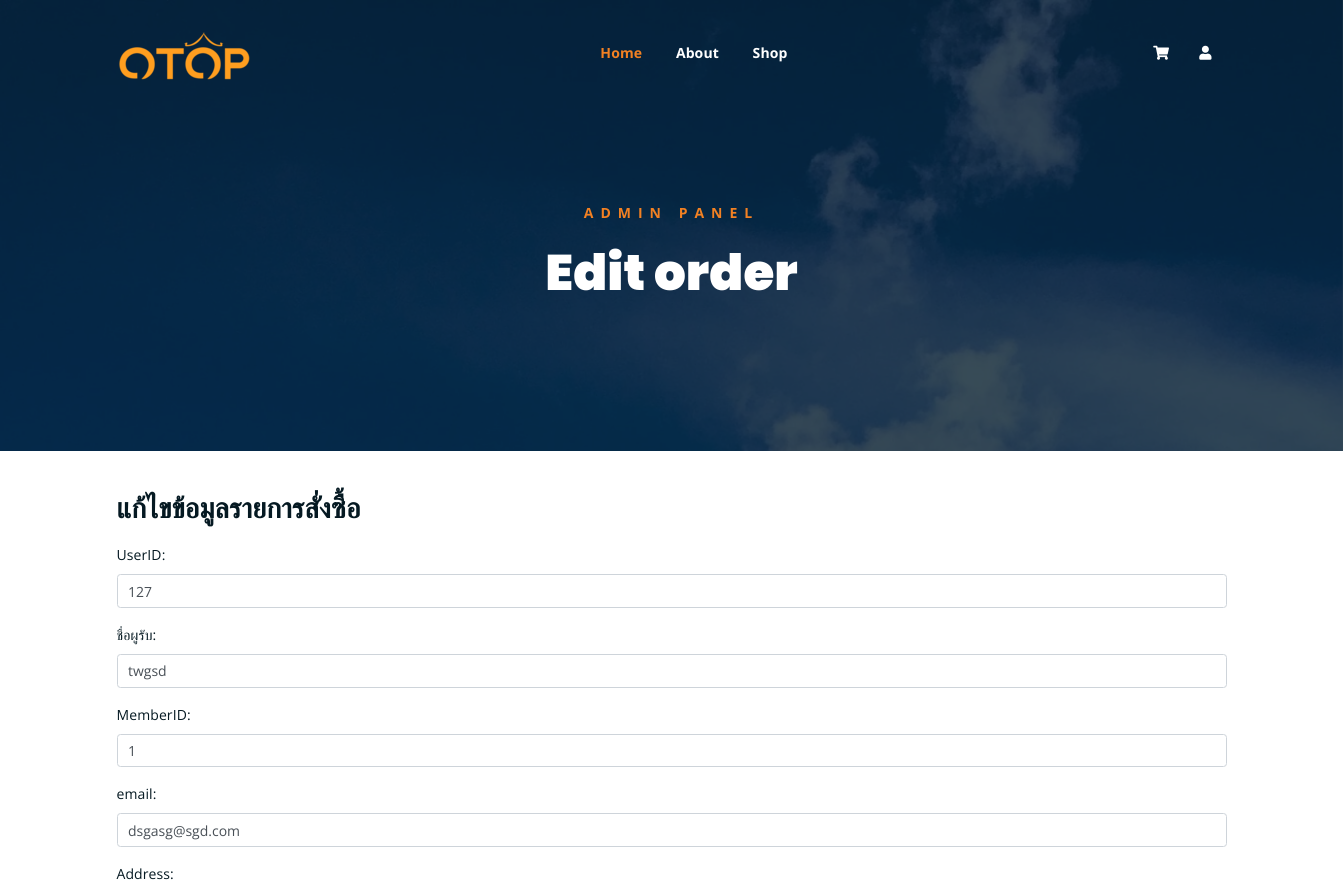
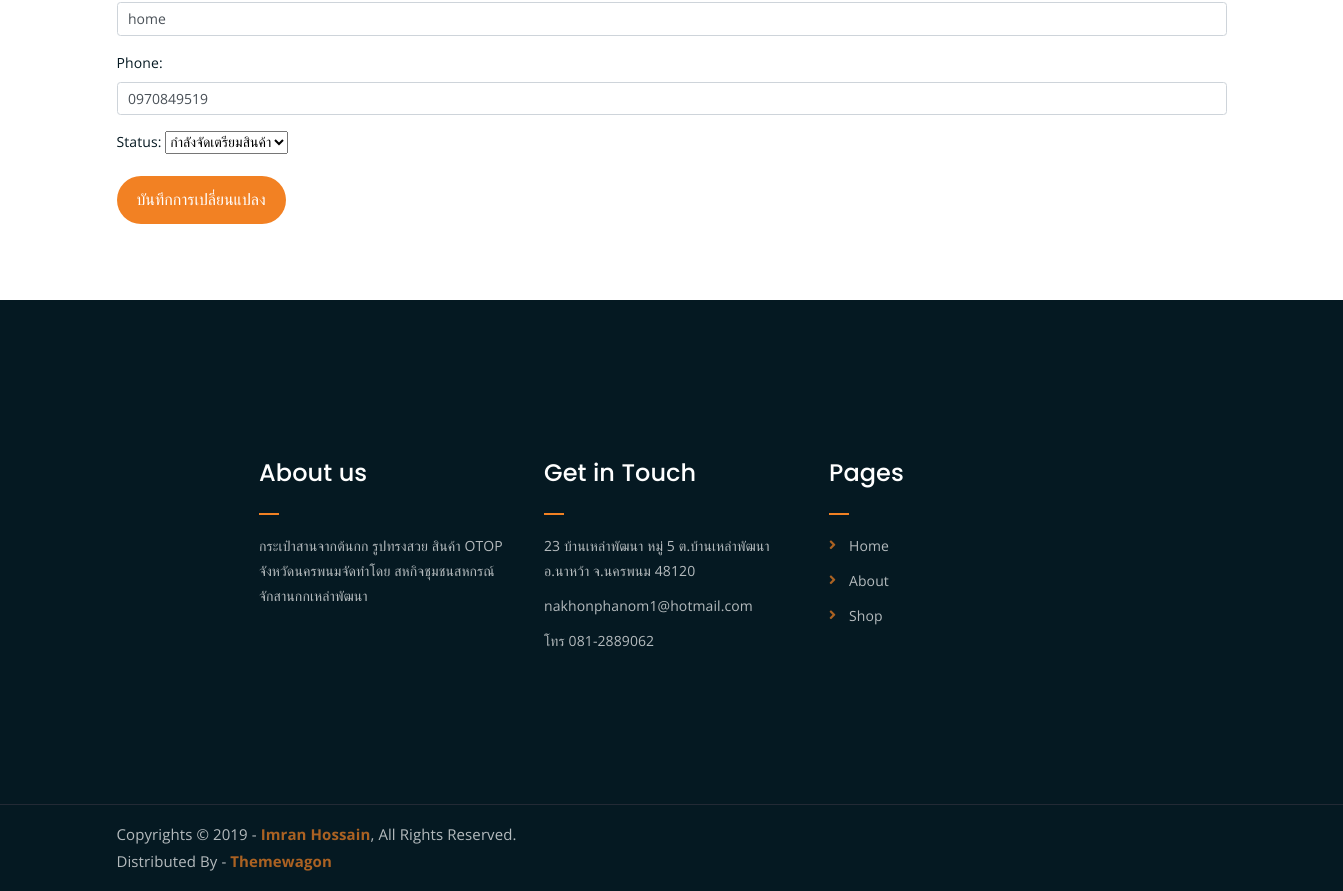
/pages/editOrder.php?id=127, run on the app's committed database (2 pictures, top to bottom).
### tables this page shows
CREATE TABLE `orders` (
  `order_id` int(11) NOT NULL,
  `date` datetime NOT NULL DEFAULT current_timestamp(),
  `member_id` int(11) NOT NULL,
  `name` text NOT NULL,
  `email` text NOT NULL,
  `address` text NOT NULL,
  `total_ship` int(11) NOT NULL,
  `phone` varchar(10) DEFAULT NULL,
  `status` varchar(20) NOT NULL DEFAULT 'กำลังจัดเตรียมสินค้า'
);

### pages/connectDB.php (called while the page is built, shortened)
<?php
class DB_conn
{
    public $conn;
    function __construct()
    {
        $this->conn = mysqli_connect(DB_SERVER, DB_USERNAME, DB_PASSWORD, DB_NAME);
    }
    public function chosen_order($id)
    {
        $str = mysqli_query($this->conn, "SELECT * from orders where order_id = $id");
        return $str;
    }
}
?>

### pages/editOrder.php (the view, shortened to what this page needs)
<?php
include_once("connectDB.php");
$conn = new DB_conn;
?>
<!DOCTYPE html>
<html lang="en">
<html>
<head>
	<link rel="stylesheet" href="../assets/css/all.min.css">
	<link rel="stylesheet" href="../assets/bootstrap/css/bootstrap.min.css">
	<link rel="stylesheet" href="../assets/css/owl.carousel.css">
	<link rel="stylesheet" href="../assets/css/magnific-popup.css">
	<link rel="stylesheet" href="../assets/css/animate.css">
	<link rel="stylesheet" href="../assets/css/meanmenu.min.css">
	<link rel="stylesheet" href="../assets/css/main.css">
	<link rel="stylesheet" href="../assets/css/responsive.css">
</head>
<body>
	<?php
	include_once("header.php");
	?>
	<div class="breadcrumb-section breadcrumb-bg">
		<div class="container">
			<div class="row">
				<div class="col-lg-8 offset-lg-2 text-center">
					<div class="breadcrumb-text">
						<p>Admin panel</p>
						<h1>Edit order</h1>
					</div>
				</div>
			</div>
		</div>
	</div>
	<?php
	$sql = $conn->chosen_order($_GET['id']);
	while ($data = mysqli_fetch_array($sql)) {
		$order_id = $data['order_id'];
		$member_id = $data['member_id'];
		$phone = $data['phone'];
		$name = $data['name'];
		$email = $data['email'];
		$address = $data['address'];
		$status = $data['status'];
	}
	?>
	<div class="container">
		<h3 class="mt-5">แก้ไขข้อมูลรายการสั่งซื้อ</h3>
		<form method="POST">
			<div class="mb-3">
				<label for="username" class="form-label">UserID:</label>
				<input type="text" class="form-control" id="order_id" name="order_id" value=<?php echo $order_id ?>>
			</div>
			<div class="mb-3">
				<label for="password" class="form-label">ชื่อผูรับ:</label>
				<input type="text" class="form-control" id="name" name="name" value=<?php echo $name ?>>
			</div>
			<div class="mb-3">
				<label for="name" class="form-label">MemberID: </label>
				<input type="name" class="form-control" id="memberid" name="memberid" value="<?php echo $member_id ?>">
			</div>
			<div class="mb-3">
				<label for="email" class="form-label">email:</label>
				<input type="text" class="form-control" id="email" name="email" value=<?php echo $email; ?>>
			</div>
			<div class="mb-3">
				<label for="email" class="form-label">Address:</label>
				<input type="text" class="form-control" id="adress" name="address" value=<?php echo $address; ?>>
			</div>
			<div class="mb-3">
				<label for="email" class="form-label">Phone:</label>
				<input type="text" class="form-control" id="phone" name="phone" value=<?php echo $phone; ?>>
			</div>
			<div class="mb-3">
				<label for="address" class="form-label">Status:</label>
				<select name="status" id="staus">
					<option value="<?php echo $status ?>">
						<?php echo $status ?>
					</option>
				</select>
			</div>
			<button type="submit" class="cart-btn" id="edit" name="edit">บันทึกการเปลี่ยนแปลง </button>
		</form>
	</div>
	<br><br><br>
	<?php
	include_once("footer.php")
	?>
</body>
</html>

### assets/css/main.css (style rules this page uses)
html { font-size: 14px; font-weight: 400; line-height: 28px; height: 100%; }
body { font-family: "Open Sans", sans-serif; font-weight: 400; font-size: 1rem; letter-spacing: 0.1px; line-height: 1.8; color: #051922; overflow-x: hidden; }
h1, .h1, h2, .h2, h3, .h3, h4, .h4, h5, .h5, h6, .h6 { font-family: "Poppins", sans-serif; font-weight: 700; margin: 0 0 1.25rem 0; color: #051922; }
h1:last-child, .h1:last-child, h2:last-child, .h2:last-child, h3:last-child, .h3:last-child, h4:last-child, .h4:last-child, h5:last-child, .h5:last-child, h6:last-child, .h6:last-child { margin: 0; }
h1, .h1 { font-size: 4rem; font-weight: 700; line-height: 4rem; }
h3, .h3 { font-size: 2rem; font-weight: 700; line-height: 2.25rem; }
p { font-family: "Open Sans", sans-serif; font-weight: 400; font-size: 1rem; letter-spacing: 0.1px; line-height: 1.8; color: #051922; margin: 0 0 1.25rem 0; }
.breadcrumb-bg { background-image: url(../img/breadcrumb-bg.webp); }
.breadcrumb-text p { color: #F28123; font-weight: 700; text-transform: uppercase; letter-spacing: 7px; }
.breadcrumb-text h1 { font-size: 50px; font-weight: 900; color: #fff; margin: 0; margin-top: 20px; }
.breadcrumb-section { padding: 150px 0; background-size: cover; background-position: center center; position: relative; z-index: 1; background-attachment: fixed; padding-top: 200px; }
.breadcrumb-section:after { position: absolute; left: 0; top: 0; width: 100%; height: 100%; content: ""; background-color: #07212e; z-index: -1; opacity: 0.8; }
html, body { height: 100%; }
button.cart-btn { -webkit-transition: 0.3s; -o-transition: 0.3s; transition: 0.3s; }
button.cart-btn { font-family: "Poppins", sans-serif; background-color: #F28123; color: #fff; padding: 10px 20px; border-radius: 50px; border: none; cursor: pointer; font-size: 16px; }

### data on the page
orders: order_id "127", name "twgsd", memberid "1", email "dsgasg@sgd.com", address "home", phone "0970849519", status "กำลังจัดเตรียมสินค้า"
